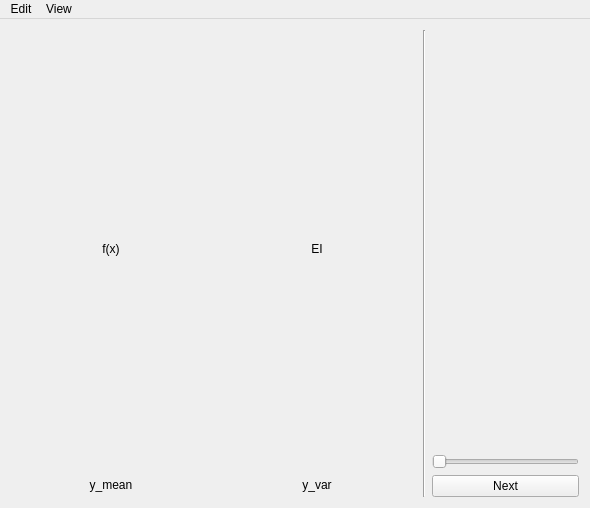
<?xml version="1.0" encoding="UTF-8"?>
<ui version="4.0">
 <class>MainWindow</class>
 <widget class="QMainWindow" name="MainWindow">
  <property name="geometry">
   <rect>
    <x>0</x>
    <y>0</y>
    <width>590</width>
    <height>508</height>
   </rect>
  </property>
  <property name="windowTitle">
   <string>MainWindow</string>
  </property>
  <widget class="QWidget" name="centralWidget">
   <layout class="QHBoxLayout" name="horizontalLayout">
    <item>
     <layout class="QGridLayout" name="gridLayout">
      <item row="3" column="0">
       <widget class="MainWidget" name="widget_m" native="true">
        <property name="minimumSize">
         <size>
          <width>200</width>
          <height>200</height>
         </size>
        </property>
       </widget>
      </item>
      <item row="3" column="1">
       <widget class="MainWidget" name="widget_s" native="true">
        <property name="minimumSize">
         <size>
          <width>200</width>
          <height>200</height>
         </size>
        </property>
       </widget>
      </item>
      <item row="1" column="1">
       <widget class="QLabel" name="label_2">
        <property name="text">
         <string>EI</string>
        </property>
        <property name="alignment">
         <set>Qt::AlignCenter</set>
        </property>
       </widget>
      </item>
      <item row="1" column="0">
       <widget class="QLabel" name="label">
        <property name="text">
         <string>f(x)</string>
        </property>
        <property name="alignment">
         <set>Qt::AlignCenter</set>
        </property>
       </widget>
      </item>
      <item row="4" column="1">
       <widget class="QLabel" name="label_4">
        <property name="text">
         <string>y_var</string>
        </property>
        <property name="alignment">
         <set>Qt::AlignCenter</set>
        </property>
       </widget>
      </item>
      <item row="0" column="1">
       <widget class="MainWidget" name="widget_e" native="true">
        <property name="minimumSize">
         <size>
          <width>200</width>
          <height>200</height>
         </size>
        </property>
       </widget>
      </item>
      <item row="0" column="0">
       <widget class="MainWidget" name="widget_y" native="true">
        <property name="minimumSize">
         <size>
          <width>200</width>
          <height>200</height>
         </size>
        </property>
       </widget>
      </item>
      <item row="4" column="0">
       <widget class="QLabel" name="label_3">
        <property name="text">
         <string>y_mean</string>
        </property>
        <property name="alignment">
         <set>Qt::AlignCenter</set>
        </property>
       </widget>
      </item>
     </layout>
    </item>
    <item>
     <widget class="Line" name="line">
      <property name="orientation">
       <enum>Qt::Vertical</enum>
      </property>
     </widget>
    </item>
    <item>
     <layout class="QVBoxLayout" name="verticalLayout">
      <item>
       <widget class="WidgetPreview" name="widget_preview" native="true"/>
      </item>
      <item>
       <widget class="QSlider" name="horizontalSlider">
        <property name="orientation">
         <enum>Qt::Horizontal</enum>
        </property>
       </widget>
      </item>
      <item>
       <widget class="QPushButton" name="pushButton">
        <property name="text">
         <string>Next</string>
        </property>
       </widget>
      </item>
     </layout>
    </item>
   </layout>
  </widget>
  <widget class="QMenuBar" name="menuBar">
   <property name="geometry">
    <rect>
     <x>0</x>
     <y>0</y>
     <width>590</width>
     <height>22</height>
    </rect>
   </property>
   <widget class="QMenu" name="menuAdd">
    <property name="title">
     <string>Edit</string>
    </property>
    <addaction name="actionBatch_visualization"/>
    <addaction name="actionProceed_optimization"/>
    <addaction name="actionClear_all_data"/>
    <addaction name="actionPrint_current_best"/>
   </widget>
   <widget class="QMenu" name="menuView">
    <property name="title">
     <string>View</string>
    </property>
   </widget>
   <addaction name="menuAdd"/>
   <addaction name="menuView"/>
  </widget>
  <action name="actionBatch_visualization">
   <property name="text">
    <string>Batch visualization</string>
   </property>
  </action>
  <action name="actionProceed_optimization">
   <property name="text">
    <string>Proceed optimization</string>
   </property>
   <property name="shortcut">
    <string>Ctrl+Return</string>
   </property>
  </action>
  <action name="actionClear_all_data">
   <property name="text">
    <string>Clear all data</string>
   </property>
  </action>
  <action name="actionPrint_current_best">
   <property name="text">
    <string>Print current best</string>
   </property>
  </action>
 </widget>
 <layoutdefault spacing="6" margin="11"/>
 <customwidgets>
  <customwidget>
   <class>MainWidget</class>
   <extends>QWidget</extends>
   <header>mainwidget.h</header>
   <container>1</container>
  </customwidget>
  <customwidget>
   <class>WidgetPreview</class>
   <extends>QWidget</extends>
   <header>widgetpreview.h</header>
   <container>1</container>
  </customwidget>
 </customwidgets>
 <resources/>
 <connections/>
</ui>
